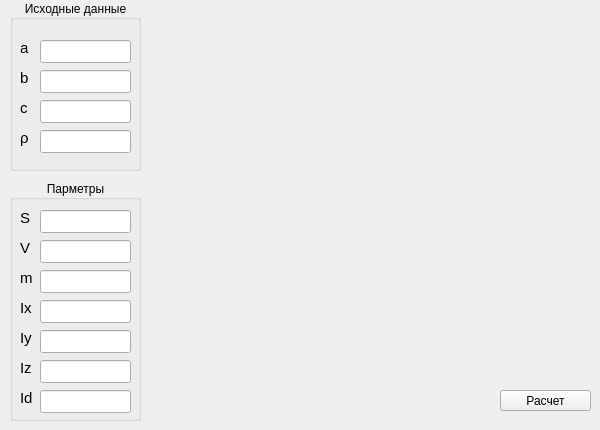
    <widget class="QWidget" name="tabPrism">
     <attribute name="title">
      <string>Параллелепипед</string>
     </attribute>
     <widget class="QGroupBox" name="groupBox_15">
      <property name="geometry">
       <rect>
        <x>10</x>
        <y>0</y>
        <width>131</width>
        <height>171</height>
       </rect>
      </property>
      <property name="title">
       <string>Исходные данные</string>
      </property>
      <property name="alignment">
       <set>Qt::AlignCenter</set>
      </property>
      <widget class="QLineEdit" name="lineEditCuboidA">
       <property name="geometry">
        <rect>
         <x>30</x>
         <y>40</y>
         <width>91</width>
         <height>23</height>
        </rect>
       </property>
      </widget>
      <widget class="QLineEdit" name="lineEditCuboidB">
       <property name="geometry">
        <rect>
         <x>30</x>
         <y>70</y>
         <width>91</width>
         <height>23</height>
        </rect>
       </property>
      </widget>
      <widget class="QLabel" name="label_149">
       <property name="geometry">
        <rect>
         <x>10</x>
         <y>40</y>
         <width>16</width>
         <height>16</height>
        </rect>
       </property>
       <property name="font">
        <font>
         <pointsize>11</pointsize>
        </font>
       </property>
       <property name="text">
        <string>a</string>
       </property>
      </widget>
      <widget class="QLabel" name="label_150">
       <property name="geometry">
        <rect>
         <x>10</x>
         <y>70</y>
         <width>16</width>
         <height>16</height>
        </rect>
       </property>
       <property name="font">
        <font>
         <pointsize>11</pointsize>
        </font>
       </property>
       <property name="text">
        <string>b</string>
       </property>
      </widget>
      <widget class="QLineEdit" name="lineEditCuboidC">
       <property name="geometry">
        <rect>
         <x>30</x>
         <y>100</y>
         <width>91</width>
         <height>23</height>
        </rect>
       </property>
      </widget>
      <widget class="QLabel" name="label_151">
       <property name="geometry">
        <rect>
         <x>10</x>
         <y>100</y>
         <width>16</width>
         <height>16</height>
        </rect>
       </property>
       <property name="font">
        <font>
         <pointsize>11</pointsize>
        </font>
       </property>
       <property name="text">
        <string>c</string>
       </property>
      </widget>
      <widget class="QLabel" name="label_152">
       <property name="geometry">
        <rect>
         <x>10</x>
         <y>130</y>
         <width>16</width>
         <height>16</height>
        </rect>
       </property>
       <property name="font">
        <font>
         <pointsize>11</pointsize>
        </font>
       </property>
       <property name="text">
        <string>ρ</string>
       </property>
      </widget>
      <widget class="QLineEdit" name="lineEditCuboidDensity">
       <property name="geometry">
        <rect>
         <x>30</x>
         <y>130</y>
         <width>91</width>
         <height>23</height>
        </rect>
       </property>
      </widget>
     </widget>
     <widget class="QGroupBox" name="groupBox_23">
      <property name="geometry">
       <rect>
        <x>10</x>
        <y>180</y>
        <width>131</width>
        <height>241</height>
       </rect>
      </property>
      <property name="title">
       <string>Парметры</string>
      </property>
      <property name="alignment">
       <set>Qt::AlignCenter</set>
      </property>
      <widget class="QLabel" name="label_154">
       <property name="geometry">
        <rect>
         <x>10</x>
         <y>180</y>
         <width>16</width>
         <height>16</height>
        </rect>
       </property>
       <property name="font">
        <font>
         <pointsize>11</pointsize>
        </font>
       </property>
       <property name="text">
        <string>Iz</string>
       </property>
      </widget>
      <widget class="QLabel" name="label_155">
       <property name="geometry">
        <rect>
         <x>10</x>
         <y>150</y>
         <width>16</width>
         <height>16</height>
        </rect>
       </property>
       <property name="font">
        <font>
         <pointsize>11</pointsize>
        </font>
       </property>
       <property name="text">
        <string>Iy</string>
       </property>
      </widget>
      <widget class="QLineEdit" name="lineEditCuboidIz">
       <property name="geometry">
        <rect>
         <x>30</x>
         <y>180</y>
         <width>91</width>
         <height>23</height>
        </rect>
       </property>
       <property name="readOnly">
        <bool>true</bool>
       </property>
      </widget>
      <widget class="QLineEdit" name="lineEditCuboidIy">
       <property name="geometry">
        <rect>
         <x>30</x>
         <y>150</y>
         <width>91</width>
         <height>23</height>
        </rect>
       </property>
       <property name="readOnly">
        <bool>true</bool>
       </property>
      </widget>
      <widget class="QLabel" name="label_156">
       <property name="geometry">
        <rect>
         <x>10</x>
         <y>120</y>
         <width>16</width>
         <height>16</height>
        </rect>
       </property>
       <property name="font">
        <font>
         <pointsize>11</pointsize>
        </font>
       </property>
       <property name="text">
        <string>Ix</string>
       </property>
      </widget>
      <widget class="QLineEdit" name="lineEditCuboidIx">
       <property name="geometry">
        <rect>
         <x>30</x>
         <y>120</y>
         <width>91</width>
         <height>23</height>
        </rect>
       </property>
       <property name="readOnly">
        <bool>true</bool>
       </property>
      </widget>
      <widget class="QLabel" name="label_157">
       <property name="geometry">
        <rect>
         <x>10</x>
         <y>90</y>
         <width>16</width>
         <height>16</height>
        </rect>
       </property>
       <property name="font">
        <font>
         <pointsize>11</pointsize>
        </font>
       </property>
       <property name="text">
        <string>m</string>
       </property>
      </widget>
      <widget class="QLineEdit" name="lineEditCuboidMass">
       <property name="geometry">
        <rect>
         <x>30</x>
         <y>90</y>
         <width>91</width>
         <height>23</height>
        </rect>
       </property>
       <property name="readOnly">
        <bool>true</bool>
       </property>
      </widget>
      <widget class="QLabel" name="label_158">
       <property name="geometry">
        <rect>
         <x>10</x>
         <y>30</y>
         <width>16</width>
         <height>16</height>
        </rect>
       </property>
       <property name="font">
        <font>
         <pointsize>11</pointsize>
        </font>
       </property>
       <property name="text">
        <string>S</string>
       </property>
      </widget>
      <widget class="QLineEdit" name="lineEditCuboidS">
       <property name="geometry">
        <rect>
         <x>30</x>
         <y>30</y>
         <width>91</width>
         <height>23</height>
        </rect>
       </property>
       <property name="readOnly">
        <bool>true</bool>
       </property>
      </widget>
      <widget class="QLabel" name="label_153">
       <property name="geometry">
        <rect>
         <x>10</x>
         <y>60</y>
         <width>16</width>
         <height>16</height>
        </rect>
       </property>
       <property name="font">
        <font>
         <pointsize>11</pointsize>
        </font>
       </property>
       <property name="text">
        <string>V</string>
       </property>
      </widget>
      <widget class="QLineEdit" name="lineEditCuboidV">
       <property name="geometry">
        <rect>
         <x>30</x>
         <y>60</y>
         <width>91</width>
         <height>23</height>
        </rect>
       </property>
       <property name="readOnly">
        <bool>true</bool>
       </property>
      </widget>
      <widget class="QLabel" name="label_171">
       <property name="geometry">
        <rect>
         <x>10</x>
         <y>210</y>
         <width>16</width>
         <height>16</height>
        </rect>
       </property>
       <property name="font">
        <font>
         <pointsize>11</pointsize>
        </font>
       </property>
       <property name="text">
        <string>Id</string>
       </property>
      </widget>
      <widget class="QLineEdit" name="lineEditCuboidId">
       <property name="geometry">
        <rect>
         <x>30</x>
         <y>210</y>
         <width>91</width>
         <height>23</height>
        </rect>
       </property>
       <property name="readOnly">
        <bool>true</bool>
       </property>
      </widget>
     </widget>
     <widget class="QPushButton" name="pushButtonParallelepiped">
      <property name="geometry">
       <rect>
        <x>500</x>
        <y>390</y>
        <width>91</width>
        <height>21</height>
       </rect>
      </property>
      <property name="text">
       <string>Расчет</string>
      </property>
     </widget>
     <widget class="QLabel" name="label_246">
      <property name="geometry">
       <rect>
        <x>150</x>
        <y>10</y>
        <width>441</width>
        <height>321</height>
       </rect>
      </property>
      <property name="text">
       <string/>
      </property>
      <property name="pixmap">
       <pixmap>:/resource/Pictures/Cuboid.jpg</pixmap>
      </property>
     </widget>
    </widget>
